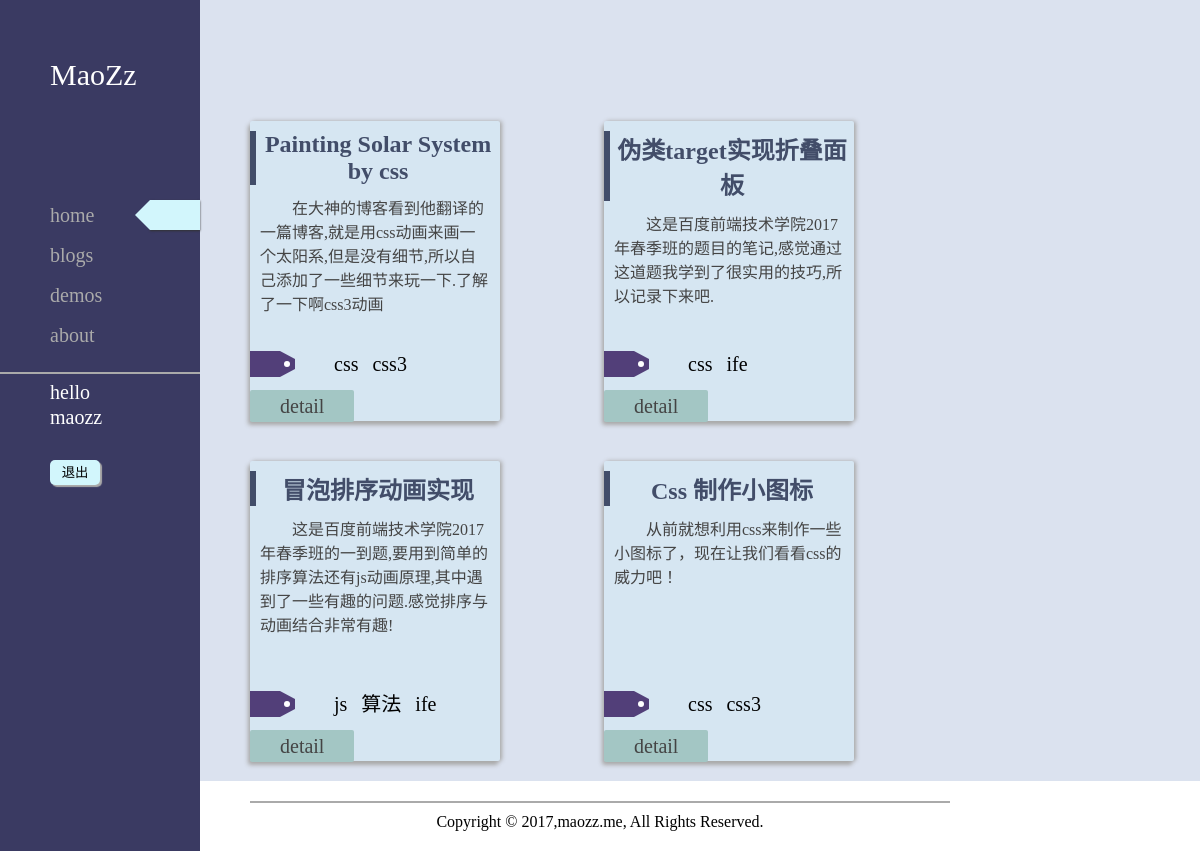
Screenshot of /index.html/ (signed in) with the database file from the repository.
### blog/models.py (models this page shows, shortened)
class Post(models.Model):
  title = models.CharField(max_length=30)
  publish_time = models.DateTimeField('Date Published')
  intro = models.TextField()
  view = models.IntegerField(default=0)
  tags = models.ManyToManyField(Tag)

class Demo(Post):
  html = models.TextField(blank=True)
  css = models.TextField(blank=True)
  js = models.TextField(blank=True)

class Post(models.Model):
  title = models.CharField(max_length=30)
  publish_time = models.DateTimeField('Date Published')
  intro = models.TextField()
  view = models.IntegerField(default=0)
  tags = models.ManyToManyField(Tag)

class Tag(models.Model):
  name = models.CharField(max_length=10)

class Blog(Post):
  content = models.TextField()

### blog/views.py (the view)
# urls.py: url(r'^index\.html/?$',views.index,name='index'),
def index(rq):
    posts = []
    posts.extend(Demo.objects.all())
    posts.extend(Blog.objects.all())
    posts = sorted(posts,key=lambda post: post.publish_time)
    islogin,username = validate(rq)
    rp = render(rq,'index.html',{'posts': posts,'islogin': islogin,'username': username})
    rp.set_cookie('page','0');
    return rp

### blog/views.py (called while the page is built)
def validate(rq):
    username = rq.session.get('username',False)
    islogin = False
    if username:
        islogin = True
    return islogin,username

### blog/templates/index.html (shortened to what this page needs)
<!DOCTYPE html>
<html lang="en">
<head>
  {% load static %}
  <link href="{% static 'blog/css/base.css' %}" rel="stylesheet">
  <link href="{% static 'blog/css/index.css' %}" rel="stylesheet">
</head>
<body>
{% include 'common/nav.html' %}
<div class="container">
  <div class="card-wrap">
    {% for post in posts %}
    <div class="card">
      <h2>{{ post.title }}</h2>
      <p class="intro">{{ post.intro }}</p>
      <div class="msg">
        <div class="tag">
          <div class="icon-tag"></div>
          {% for tag in post.tags.all %}
          <span>{{ tag.name }}</span>
          {% endfor %}
        </div>
        <div class="view"><a href="/detail/{{ post.id }}">detail</a></div>
      </div>
    </div>
    {% endfor %}
  </div>
</div>
{% include 'common/footer.html' %}
</body>
</html>

### blog/static/blog/css/base.css (style rules this page uses)
* { margin: 0; padding: 0; }
a { text-decoration: none; }
.container { margin-left: 200px; background: #dbe2ef; border-top: 1px solid transparent; }

### blog/static/blog/css/index.css (style rules this page uses)
.card-wrap { margin-top: 100px; }
.card { margin: 20px 50px; width: 250px; height: 300px; border-radius: 2px; display: inline-block; background: #d6e6f2; box-shadow: -2px 4px 4px #aaa, 2px 0 4px #aaa; vertical-align: top; position: relative; }
.card h2 { margin-top: 10px; text-align: center; color: #424d69; border-left: 6px solid #424d69; }
.intro { margin: 10px; color: #444; text-indent: 2em; }
.msg { position: absolute; left: 0; bottom: 0; }
.tag { position: relative; }
.tag * { display: inline-block; }
.tag span { margin-left: 10px; font-size: 20px; line-height: 26px; vertical-align: top; }
.tag span:nth-of-type(1) { margin-left: 50px; }
.icon-tag { position: relative; width: 30px; height: 26px; background: #523f79; }
.icon-tag::before { position: absolute; content: ''; top: 0; right: -15px; height: 10px; border-left: 15px #523f79 solid; border-top: 8px transparent solid; border-bottom: 8px transparent solid; }
.icon-tag::after { position: absolute; content: ''; top: 10px; right: -10px; width: 6px; height: 6px; background: #fff; border-radius: 3px; }
.view { margin-top: 10px; }
.view a { text-align: center; background: #a3c6c4; padding: 5px 30px; font-size: 20px; font-weight: 500; line-height: 30px; border-radius: 2px; transition: all 0.5s linear; color: #444; }

### rows the page displays
Demo: title "Painting Solar System by css", intro "在大神的博客看到他翻译的一篇博客,就是用css动画来画一个太阳系,但是没有细节,所以自己添加了一些细节来玩一下.了解了一下啊css3动画"
Tag: name "css"
Tag: name "css3"
Blog: title "伪类target实现折叠面板", intro "这是百度前端技术学院2017年春季班的题目的笔记,感觉通过这道题我学到了很实用的技巧,所以记录下来吧."
Tag: name "ife"
Blog: title "冒泡排序动画实现", intro "这是百度前端技术学院2017年春季班的一到题,要用到简单的排序算法还有js动画原理,其中遇到了一些有趣的问题.感觉排序与动画结合非常有趣!"
Tag: name "js"
Tag: name "算法"
Demo: title "Css 制作小图标", intro "从前就想利用css来制作一些小图标了，现在让我们看看css的威力吧！"

### other values shown
{{ username }} "maozz"
